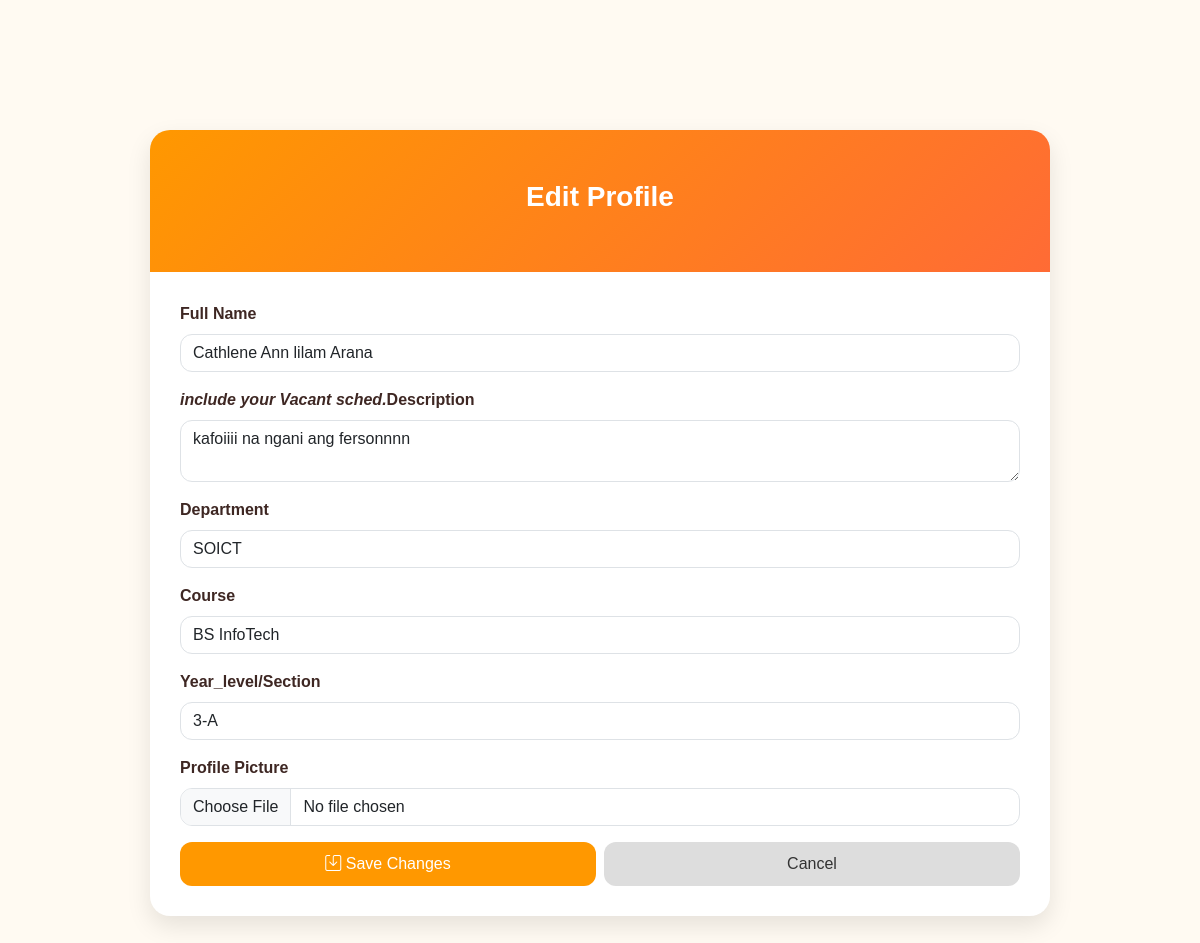
/php/Edit_profile.php (signed in), run on the app's committed database.
### tables this page shows
CREATE TABLE `users` (
  `user_id` int(11) NOT NULL,
  `full_name` varchar(50) NOT NULL,
  `username` varchar(50) NOT NULL,
  `email` varchar(100) NOT NULL,
  `password` varchar(255) NOT NULL,
  `role` enum('buyer','seller','admin') NOT NULL,
  `is_active` tinyint(1) DEFAULT 1,
  `approval_status` enum('pending','approved','rejected') DEFAULT 'pending',
  `description` text DEFAULT NULL,
  `created_at` timestamp NOT NULL DEFAULT current_timestamp(),
  `updated_at` timestamp NOT NULL DEFAULT current_timestamp() ON UPDATE current_timestamp(),
  `profile_picture` varchar(255) DEFAULT NULL,
  `phone` varchar(20) DEFAULT NULL,
  `is_seller` tinyint(1) DEFAULT 0,
  `department` varchar(150) DEFAULT NULL,
  `course` varchar(100) DEFAULT NULL,
  `section` varchar(50) DEFAULT NULL
);

### php/Edit_profile.php (the view, shortened to what this page needs)
<?php
$user_id = $_SESSION['user_id'];
try {
  $conn = new PDO("mysql:host=localhost;dbname=camptreats", "root", "");
  $conn->setAttribute(PDO::ATTR_ERRMODE, PDO::ERRMODE_EXCEPTION);
  $stmt = $conn->prepare("SELECT * FROM users WHERE user_id=?");
  $stmt->execute([$user_id]);
  $user = $stmt->fetch(PDO::FETCH_ASSOC);
} catch (PDOException $e) {
  die("Database error: " . $e->getMessage());
}
?>
<!DOCTYPE html>
<html lang="en">
<head>
  <link rel="stylesheet" href="../bootstrap/css/bootstrap.min.css">
  <link rel="stylesheet" href="../bootstrap-icons/bootstrap-icons.css">
</head>
<body>
  <div class="profile-container">
    <div class="profile-header">
      <h3>Edit Profile</h3>
    </div>
    <div class="profile-body">
      <form action="edit_profile.php" method="POST" enctype="multipart/form-data">
        <div class="mb-3">
          <label class="form-label fw-semibold">Full Name</label>
          <input type="text" name="full_name" class="form-control" value="<?= htmlspecialchars($user['full_name']) ?>" required>
        </div>
        <div class="mb-3">
          <label class="form-label fw-semibold"><i>include your Vacant sched.</i>Description</label>
          <textarea name="description" class="form-control" rows="2"><?= htmlspecialchars($user['description']) ?></textarea>
        </div>
        <div class="mb-3">
          <label class="form-label fw-semibold">Department</label>
          <input type="text" name="department" class="form-control" value="<?= htmlspecialchars($user['department'] ?? '') ?>">
        </div>
        <div class="mb-3">
          <label class="form-label fw-semibold">Course</label>
          <input type="text" name="course" class="form-control" value="<?= htmlspecialchars($user['course'] ?? '') ?>">
        </div>
        <div class="mb-3">
          <label class="form-label fw-semibold">Year_level/Section</label>
          <input type="text" name="section" class="form-control" value="<?= htmlspecialchars($user['section'] ?? '') ?>">
        </div>
        <div class="mb-3">
          <label class="form-label fw-semibold">Profile Picture</label>
          <input type="file" name="profile_picture" class="form-control" accept="image/*">
        </div>
        <div class="d-flex gap-2">
          <button type="submit" class="btn-save w-50"><i class="bi bi-save"></i> Save Changes</button>
          <button type="button" class="btn-cancel w-50" onclick="window.location.href='profile.php'">Cancel</button>
        </div>
      </form>
    </div>
  </div>
</body>
</html>

### php/Edit_profile.php (style rules this page uses)
body { background-color: #fffaf2; font-family: 'Poppins', sans-serif; color: #3E2723; margin: 0; padding-top: 70px; }
.profile-container { max-width:900px; margin:60px auto; background:#fff; border-radius:20px; box-shadow:0 10px 25px rgba(0,0,0,0.1); overflow:hidden; }
.profile-header { text-align:center; background:linear-gradient(135deg,#ff9800,#ff6b35); color:#fff; padding:50px 20px; }
.profile-header h3 { font-weight:600; }
.profile-body { padding:30px; }
.form-control { border-radius:12px; }
.btn-save { background:#ff9800; color:#fff; border:none; border-radius:12px; padding:10px 25px; font-weight:500; }
.btn-cancel { background:#ddd; color:#333; border:none; border-radius:12px; padding:10px 25px; font-weight:500; }

### data on the page
users: full_name "Cathlene Ann lilam Arana", description "kafoiiii na ngani ang fersonnnn", department "SOICT", course "BS InfoTech", section "3-A"
